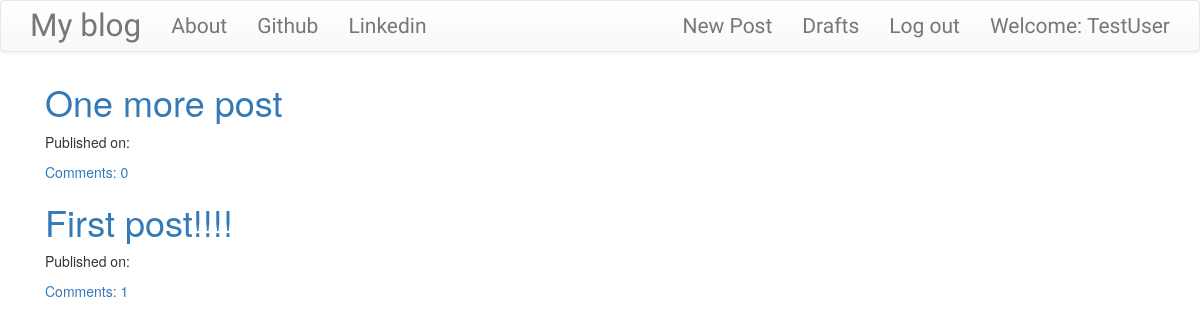
Screenshot of / (signed in) with the database file from the repository.
### blog/models.py (models this page shows, shortened)
class Post(models.Model):
    author = models.ForeignKey('auth.User', on_delete=CASCADE)
    title = models.CharField(max_length=200)
    text = models.TextField()
    created_date = models.DateTimeField(default=timezone.now)
    published_date = models.DateTimeField(blank=True,null=True)
    def approve_comments(self):
        return self.comments.filter(approved_comment=True)

### blog/views.py (the view)
# urls.py: url(r'^$',views.PostListView.as_view(),name='post_list'),
class PostListView(ListView):
    model = Post
    def get_queryset(self):
        return Post.objects.filter(published_date__lte=timezone.now()).order_by('-published_date')

### blog/templates/blog/post_list.html
{% extends "blog/base.html" %}
{% block content %}
<div class="centerstage">
    {% for post in post_list %}
    <div class="post">
        <h1><a href="{% url 'post_detail' pk=post.pk %}">{{ post.title }}</a></h1>
        <div class="date">
            <p>Published on: {{post.published|date:"D M Y"}}</p>
        </div>
        <a href="{% url 'post_detail' pk=post.pk %}">Comments: {{post.approve_comments.count}}</a>
    </div>
    {% endfor %}
</div>
{% endblock %}

### blog/templates/blog/base.html (shortened to what this page needs)
<!DOCTYPE html>
{% load static %}
<html lang="en">
<head>
    <link rel="stylesheet" href="https://maxcdn.bootstrapcdn.com/bootstrap/3.3.7/css/bootstrap.min.css">
    <link rel="stylesheet" href="https://maxcdn.bootstrapcdn.com/bootstrap/3.3.7/css/bootstrap-theme.min.css">
    <link rel="stylesheet" href="//cdn.jsdelivr.net/npm/medium-editor@latest/dist/css/medium-editor.min.css" type="text/css" media="screen" charset="utf-8">
    <link rel="stylesheet" href="{% static 'css/blog.css' %}">
</head>
<body>
    <nav class="navbar navbar-default techfont custom-navbar">
        <div class="container">
            <ul class="nav navbar-nav">
                <li><a class="navbar-brand bigbrand" href="{% url 'post_list' %}">My blog</a></li>
                <li><a href="{% url 'about' %}">About</a></li>
                <li><a href ="https://www.github.com">Github</a></li>
                <li><a href ="https://www.linkedin.com">Linkedin</a></li>
            </ul>
            <ul class="nav navbar-nav navbar-right">
                {% if user.is_authenticated %}
                <li>
                    <a href="{% url 'post_new' %}">New Post</a>
                </li>
                <li>
                    <a href="{% url 'post_draft_list' %}">Drafts</a>
                </li>
                <li>
                    <a href="{% url 'logout' %}">Log out</a>
                </li>
                <li>
                    <a>Welcome: {{ user.username }}</a>
                </li>
                {% else %}
                <li>
                    <a class="nav navbar-right" href="{% url 'login' %}"><span class="glyphicon glyphicon-user"></span></a>
                </li>
                {% endif %}
            </ul>
        </div>
    </nav>
    <div class="content container">
        <div class="col-md-8">
            {% block content %}
            {% endblock %}
        </div>
    </div>
</body>
</html>

### blog/static/css/blog.css (style rules this page uses)
.techfont { font-family: 'Bona Nova', serif; font-size: 1.5em; margin-bottom: 10px; }
.bigbrand { font-size: 1.5em; }
.centerstage { margin-left: auto; margin-right: auto; }

### rows the page displays
Post: title "One more post", approve_comments.count "0"
Post: title "First post!!!!", approve_comments.count "1"

### other values shown
{{ user.username }} "TestUser"
